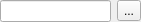
<?xml version="1.0" encoding="UTF-8"?>
<ui version="4.0">
 <class>BrowseWidget</class>
 <widget class="QWidget" name="BrowseWidget">
  <property name="geometry">
   <rect>
    <x>0</x>
    <y>0</y>
    <width>141</width>
    <height>20</height>
   </rect>
  </property>
  <property name="sizePolicy">
   <sizepolicy hsizetype="Expanding" vsizetype="Fixed">
    <horstretch>0</horstretch>
    <verstretch>0</verstretch>
   </sizepolicy>
  </property>
  <property name="windowTitle">
   <string>Form</string>
  </property>
  <layout class="QHBoxLayout" name="horizontalLayout">
   <property name="margin">
    <number>0</number>
   </property>
   <item>
    <widget class="QLineEdit" name="pathEdit"/>
   </item>
   <item>
    <widget class="QToolButton" name="browseButton">
     <property name="text">
      <string>...</string>
     </property>
    </widget>
   </item>
  </layout>
 </widget>
 <resources/>
 <connections/>
</ui>
